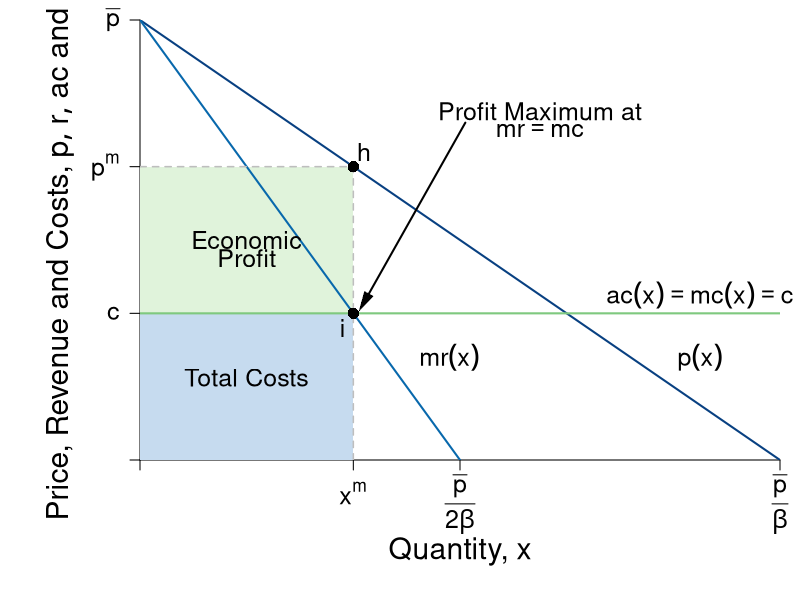

R code for this plot:
#Graph Designer: Simon Halliday
#Authors: Bowles, Foley and Halliday
#Title: Coordination, Conflict and Competition: A Text in Microeconomics

require(shape)
pdf(file = "competitionmarkets/monopolist_profit_comparison.pdf", width = 9, height = 7)

#Set parameters for graphics
pointsize <- 1.8
axislabelsize <- 1.8
labelsize <- 1.5
namesize <- 1.8
annotatesize <- 1.5
graphlinewidth <- 2
segmentlinewidth <- 1.5

COL <- c("#7fc97f", "#beaed4", "#fdc086", "#ffff99", "#386cb0", "#f0027f", "#bf5b17", "#666666")
COLA <- c("#e0f3db", "#99d8c9","#66c2a4","#41ae76", "#238b45", "#005824")
COLB <- c("#c6dbef", "#4eb3d3", "#2b8cbe", "#0868ac","#084081")

#Edited the margins to cater for the larger LHS labels
par(mar =  c(7, 7, 1, 1))

AvgRevenue <- function(x, rmax = 12, xmax = 12){
  rmax - (rmax/xmax)*x
}

MRevenue <- function(x, rmax = 12, xmax = 12){
  rmax - 2*(rmax/xmax)*x
}

AvgCost <- function(x, c0 = 2, c1 = 4){
  c0/x + c1
}

xlims <- c(0, 12)
ylims <- c(0, 12)

npts <- 501 
x <- seq(xlims[1], xlims[2], length.out = npts)
y <- seq(ylims[1], ylims[2], length.out = npts) 
a <- c(13, 16.75, 19.25)

plot(0, 0, xlim = xlims, ylim = ylims, type = "n",
     xlab = expression(paste("")),
     ylab = expression(paste("")), 
     xaxt = "n", 
     yaxt = "n", 
     cex.lab = axislabelsize, 
     bty = "n",
     xaxs="i", 
     yaxs="i")

# ticksy <- seq(from = ylims[1], to = ylims[2], by = 1)
# ylabels <- seq(from = ylims[1], to = ylims[2], by = 1)
# ticksx <- seq(from = xlims[1], to = xlims[2], by = 1)
# xlabels <- seq(from = xlims[1], to = xlims[2], by = 1)
ticksy <- c(0, 4, AvgRevenue(x = 4), ylims[2])
ylabels <- c(NA, expression(paste(c)), expression(paste(p^{m})), expression(paste(bar(p))))
ticksx <- c(0, 4, 6, xlims[2])
xlabels <- c(NA, expression(paste(x^{m})), expression(paste(frac(bar(p),2*beta))), expression(paste(frac(bar(p),beta))))

axis(1, at = ticksx, pos = 0, labels = FALSE, cex.axis=labelsize)
text(x = c(0, 4, 6, xlims[2]), par("usr")[3] - 0.4, labels = xlabels, srt = 0, pos = 1, xpd = TRUE, cex = labelsize)
axis(2, at = ticksy, pos = 0, labels = ylabels, las = 1, cex.axis=labelsize)

npts <- 500 
xx1 <- seq(xlims[1], xlims[2], length.out = npts)
xx3 <- seq(2, 6, length.out = npts)

#Draw the polygon for profit
xpoly1 <- c(0, 4, 4, 0, 0)
ypoly1 <- c(4, 4, AvgRevenue(x = 4), AvgRevenue(x = 4), 4)
polygon(x = xpoly1, y = ypoly1, col=COLA[1], density=NULL, border = NA)

#Draw the polygon for costs
xpoly2 <- c(0, 4, 4, 0, 0)
ypoly2 <- c(0, 0, 4, 4, 4)
polygon(x = xpoly2, y = ypoly2, col=COLB[1], density=NULL, border = NA)

#lines(xx1, bcA(xx1, w = 10, p = 1.5), col = COLB[3], lwd = graphlinewidth)
lines(xx1, AvgRevenue(xx1, rmax = 12, xmax = 12), col = COLB[5], lwd = graphlinewidth)
lines(xx1, MRevenue(xx1, rmax = 12, xmax = 12), col = COLB[4], lwd = graphlinewidth)
#lines(xx1, AvgCost(xx1, c0 = 2, c1 = 4), col = COLA[5], lwd = graphlinewidth)

#Label the axes
text(0.5*(xlims[2]), -2.5, expression(paste("Quantity, ", x)), xpd = TRUE, cex = axislabelsize) 
#text(0.5*(xlims[2]), -2.5, expression(paste("Output, ", x)), xpd = TRUE, cex = axislabelsize) 
#mtext(expression(paste("Quantity of output, ", x)), side=1, line = 2.5, cex = axislabelsize)
text(-1.5, 0.5*ylims[2], expression(paste("Price, Revenue and Costs, ", list(p, r, ac), " and ", mc)), xpd = TRUE, cex = axislabelsize, srt = 90) 

#Label curves
text(10.5, 4.5, expression(paste(ac(x) == mc(x),phantom() == c)), cex = labelsize, xpd=TRUE)
text(10.5, 2.8, expression(paste(p(x))), cex = labelsize)
text(5.8, 2.8, expression(paste(mr(x))), cex = labelsize)

#Labels cost and profit areas
text(2, 0.5*AvgCost(x = 4), expression("Total Costs"), cex = labelsize)
text(2, 6, expression("Economic"), cex = labelsize)
text(2, 5.5, expression("Profit"), cex = labelsize)

#Draw segments for total costs
segments(0, AvgRevenue(x = 4), 4, AvgRevenue(x = 4), lty = 2, col = "gray" , lwd = segmentlinewidth)
segments(4, 0, 4, AvgRevenue(x = 4), lty = 2, col = "gray" , lwd = segmentlinewidth)
segments(0, 4, xlims[2], 4, lty = 1, col = COL[1] , lwd = graphlinewidth)

#Label Points for comparison
points(4, MRevenue(x = 4), pch = 16, col = "black", cex = 1.5)
text(3.8, MRevenue(x = 4) - 0.4, expression(i), cex = labelsize)


points(4, AvgRevenue(x = 4), pch = 16, col = "black", cex = 1.5)
text(4.2, AvgRevenue(x = 4) + 0.4, expression(h), cex = labelsize)


#Arrow to mr = mc
text(7.5, 9.5, expression(paste("Profit Maximum at")), cex = labelsize)
text(7.5, 9, expression(paste(mr == mc)), cex = labelsize)
Arrows(6.1, 9.2, 4.2, 4.3, col = "black", lty = 1, lwd = 2, arr.type = "triangle", arr.lwd = 0.5)



dev.off()
